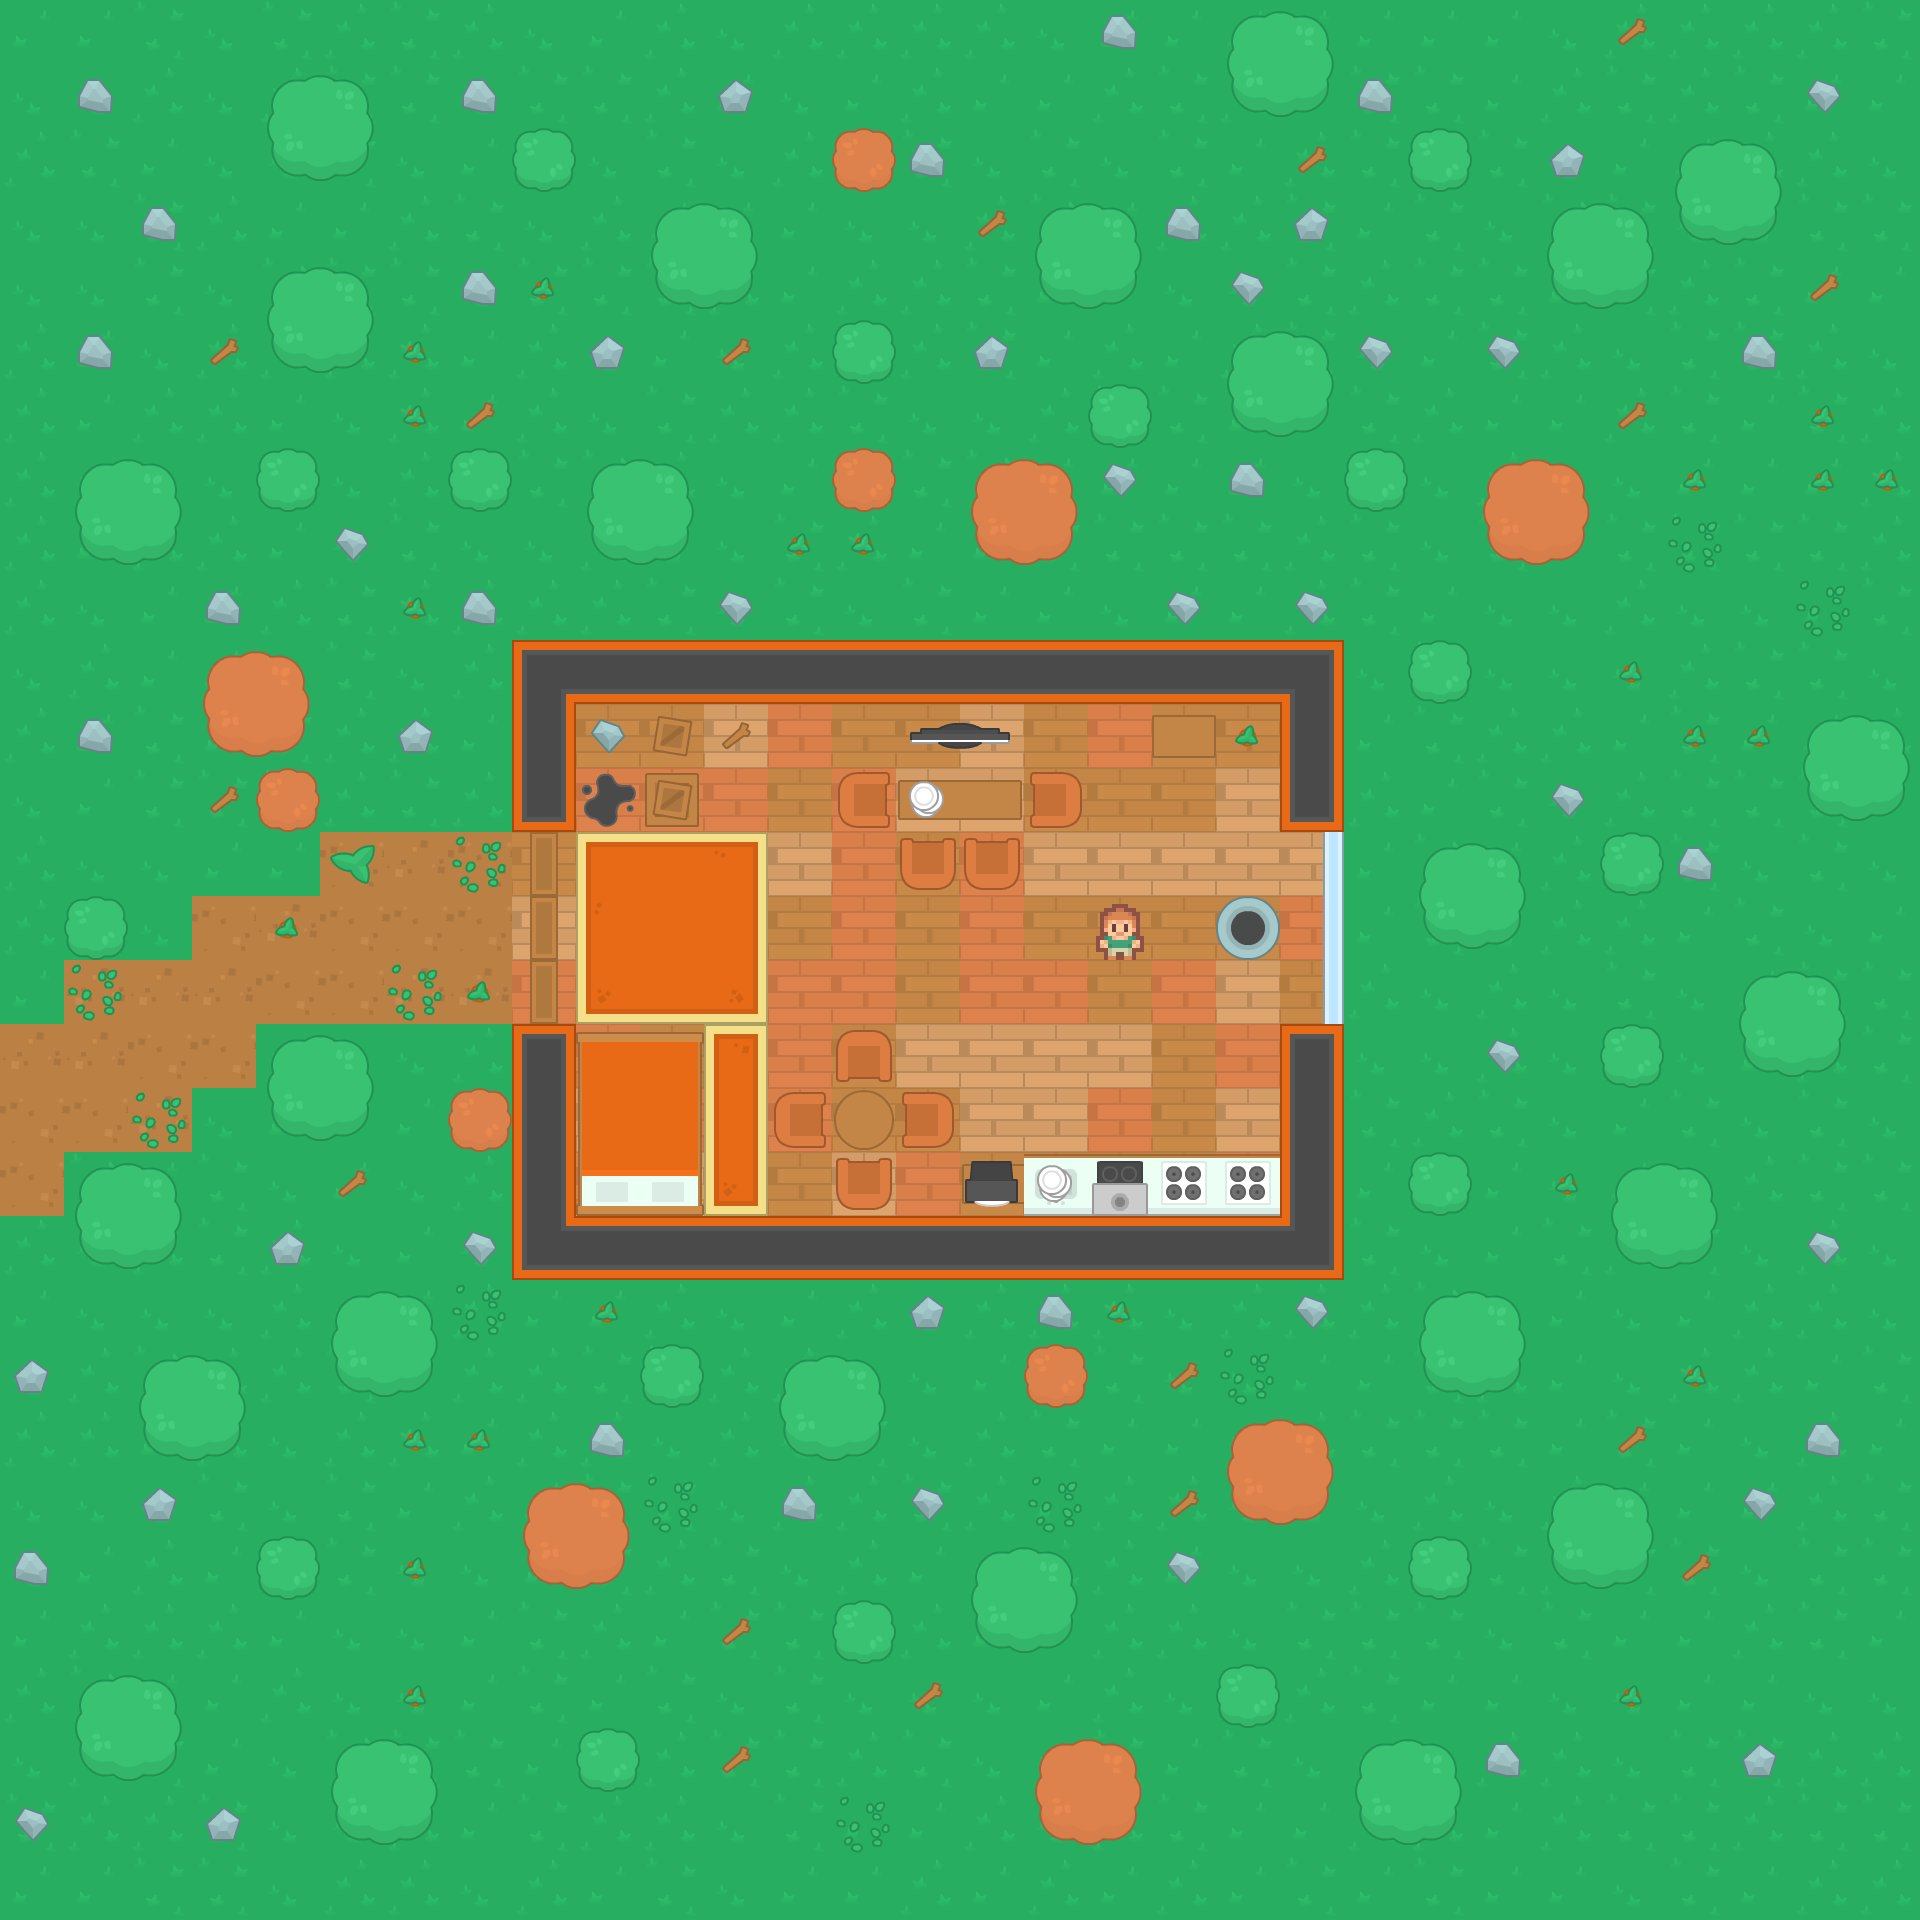

Below is a game level as drawn by its tile map, then a one-line description and the .tmx that defines it (tile-layer data replaced by summaries):
An orthogonal 30x30 tile map with 64x64 px tiles, 4 tile layers (Floor, Object, Furniture, Above Furniture), 2 tilesets and 84 objects (67x Furniture, 12x Wall, Player, Door, Previous Level, ...).

<map version="1.10" tiledversion="1.10.1" orientation="orthogonal" renderorder="right-down" width="30" height="30" tilewidth="64" tileheight="64" infinite="0" nextlayerid="9" nextobjectid="298">
 <tileset firstgid="1" source="Shooter Tileset.tsx" />
 <tileset firstgid="541" source="RPG Urban Tileset.tsx" />
 <layer id="1" name="Floor" width="30" height="30">
  <data>[900 cells, 900 non-empty, 9 distinct tile ids]</data>
 </layer>
 <layer id="3" name="Object" width="30" height="30">
  <data>[900 cells, 123 non-empty, 22 distinct tile ids]</data>
 </layer>
 <layer id="2" name="Furniture" width="30" height="30">
  <data>[900 cells, 216 non-empty, 38 distinct tile ids]</data>
 </layer>
 <layer id="4" name="Above Furniture" width="30" height="30">
  <data>[900 cells, 4 non-empty, 3 distinct tile ids]</data>
 </layer>
 <objectgroup id="6" name="Obstacles">
  <object id="4" name="Player" x="80" y="1072" width="32" height="32" />
  <object id="8" name="Wall" x="1328" y="832" width="16" height="192" />
  <object id="13" name="Furniture" x="912" y="736" width="96" height="16" />
  <object id="14" name="Furniture" x="832" y="768" width="64" height="64" />
  <object id="15" name="Furniture" x="896" y="832" width="64" height="64" />
  <object id="16" name="Furniture" x="960" y="832" width="64" height="64" />
  <object id="17" name="Furniture" x="1024" y="768" width="64" height="64" />
  <object id="18" name="Furniture" x="832" y="1024" width="64" height="128" />
  <object id="19" name="Furniture" x="896" y="1088" width="64" height="64" />
  <object id="20" name="Furniture" x="768" y="1088" width="64" height="64" />
  <object id="21" name="Furniture" x="832" y="1152" width="64" height="64" />
  <object id="22" name="Furniture" x="960" y="1152" width="320" height="64" />
  <object id="23" name="Furniture" x="576" y="1040" width="128" height="176" />
  <object id="24" name="Furniture" x="640" y="768" width="64" height="64" />
  <object id="220" name="Door" x="528" y="832" width="32" height="192" />
  <object id="221" name="Wall" x="512" y="640" width="832" height="64" />
  <object id="222" name="Wall" x="512" y="1216" width="832" height="64" />
  <object id="223" name="Wall" x="512" y="1024" width="64" height="192" />
  <object id="224" name="Wall" x="1280" y="1024" width="64" height="192" />
  <object id="225" name="Wall" x="512" y="704" width="64" height="128" />
  <object id="226" name="Wall" x="1280" y="704" width="64" height="128" />
  <object id="230" name="Furniture" x="1152" y="704" width="64" height="64" />
  <object id="232" name="Wall" x="0" y="0" width="1920" height="64" />
  <object id="233" name="Wall" x="0" y="1216" width="64" height="640" />
  <object id="234" name="Wall" x="0" y="1856" width="1920" height="64" />
  <object id="235" name="Wall" x="1856" y="64" width="64" height="1792" />
  <object id="239" name="Furniture" x="1024" y="1344" width="64" height="64" />
  <object id="240" name="Furniture" x="832" y="1600" width="64" height="64" />
  <object id="241" name="Furniture" x="640" y="1344" width="64" height="64" />
  <object id="242" name="Furniture" x="1216" y="1664" width="64" height="64" />
  <object id="243" name="Furniture" x="1408" y="1536" width="64" height="64" />
  <object id="244" name="Furniture" x="576" y="1728" width="64" height="64" />
  <object id="245" name="Furniture" x="256" y="1536" width="64" height="64" />
  <object id="246" name="Furniture" x="448" y="1088" width="64" height="64" />
  <object id="247" name="Furniture" x="64" y="896" width="64" height="64" />
  <object id="248" name="Furniture" x="256" y="768" width="64" height="64" />
  <object id="249" name="Furniture" x="256" y="448" width="64" height="64" />
  <object id="250" name="Furniture" x="448" y="448" width="64" height="64" />
  <object id="251" name="Furniture" x="512" y="128" width="64" height="64" />
  <object id="252" name="Furniture" x="832" y="128" width="64" height="64" />
  <object id="253" name="Furniture" x="832" y="448" width="64" height="64" />
  <object id="254" name="Furniture" x="832" y="320" width="64" height="64" />
  <object id="255" name="Furniture" x="1088" y="384" width="64" height="64" />
  <object id="256" name="Furniture" x="1344" y="448" width="64" height="64" />
  <object id="257" name="Furniture" x="1408" y="128" width="64" height="64" />
  <object id="258" name="Furniture" x="1408" y="640" width="64" height="64" />
  <object id="259" name="Furniture" x="1600" y="832" width="64" height="64" />
  <object id="260" name="Furniture" x="1600" y="1024" width="64" height="64" />
  <object id="261" name="Furniture" x="1408" y="1152" width="64" height="64" />
  <object id="262" name="Furniture" x="1552" y="1488" width="96" height="96" />
  <object id="264" name="Furniture" x="1616" y="1168" width="96" height="96" />
  <object id="265" name="Furniture" x="1744" y="976" width="96" height="96" />
  <object id="266" name="Furniture" x="1808" y="720" width="96" height="96" />
  <object id="267" name="Furniture" x="1360" y="1744" width="96" height="96" />
  <object id="268" name="Furniture" x="1232" y="1424" width="96" height="96" />
  <object id="269" name="Furniture" x="1424" y="1296" width="96" height="96" />
  <object id="270" name="Furniture" x="1040" y="1744" width="96" height="96" />
  <object id="271" name="Furniture" x="976" y="1552" width="96" height="96" />
  <object id="272" name="Furniture" x="784" y="1360" width="96" height="96" />
  <object id="273" name="Furniture" x="528" y="1488" width="96" height="96" />
  <object id="274" name="Furniture" x="336" y="1744" width="96" height="96" />
  <object id="275" name="Furniture" x="80" y="1680" width="96" height="96" />
  <object id="276" name="Furniture" x="80" y="1168" width="96" height="96" />
  <object id="277" name="Furniture" x="144" y="1360" width="96" height="96" />
  <object id="278" name="Furniture" x="336" y="1296" width="96" height="96" />
  <object id="279" name="Furniture" x="272" y="1040" width="96" height="96" />
  <object id="280" name="Furniture" x="208" y="656" width="96" height="96" />
  <object id="281" name="Furniture" x="80" y="464" width="96" height="96" />
  <object id="282" name="Furniture" x="272" y="272" width="96" height="96" />
  <object id="283" name="Furniture" x="272" y="80" width="96" height="96" />
  <object id="284" name="Furniture" x="592" y="464" width="96" height="96" />
  <object id="285" name="Furniture" x="656" y="208" width="96" height="96" />
  <object id="286" name="Furniture" x="976" y="464" width="96" height="96" />
  <object id="287" name="Furniture" x="1040" y="208" width="96" height="96" />
  <object id="288" name="Furniture" x="1232" y="336" width="96" height="96" />
  <object id="289" name="Furniture" x="1552" y="208" width="96" height="96" />
  <object id="290" name="Furniture" x="1232" y="16" width="96" height="96" />
  <object id="291" name="Furniture" x="1488" y="464" width="96" height="96" />
  <object id="292" name="Furniture" x="1424" y="848" width="96" height="96" />
  <object id="293" name="Furniture" x="1680" y="144" width="96" height="96" />
  <object id="294" name="Wall" x="0" y="64" width="64" height="960" />
  <object id="295" name="Previous Level" x="0" y="1024" width="16" height="192" />
  <object id="296" name="Talk" x="1088" y="880" width="64" height="80" />
  <object id="297" name="Next Level" x="1216" y="896" width="64" height="64" />
 </objectgroup>
</map>
